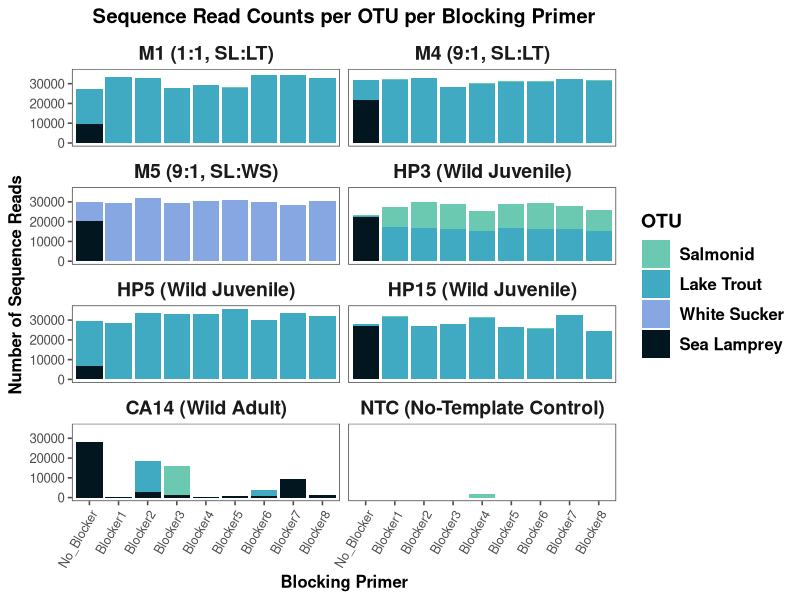
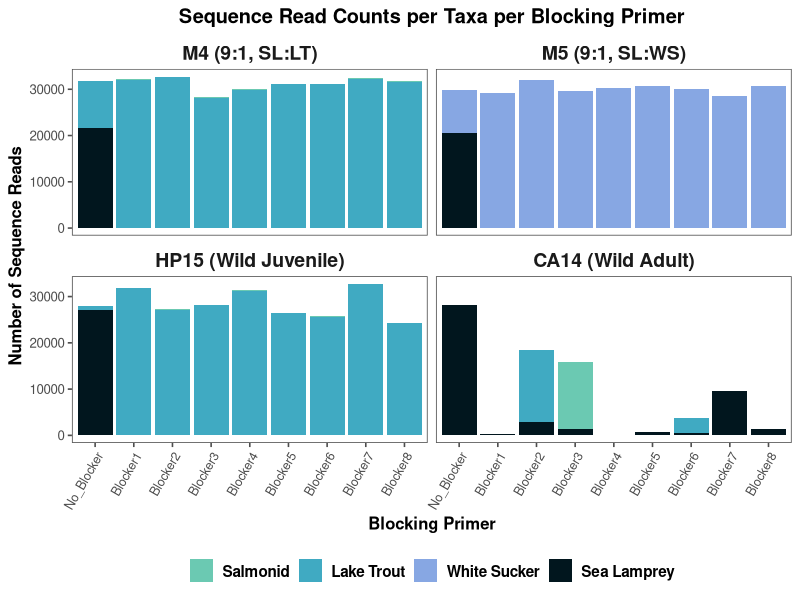

The R source for these figures, in order:
# Sequence Read Counts per Taxa per Blocking Primer
# Conor O'Kane

library(tidyverse)
library(readxl)
library(ggthemes)


options(scipen = 999)  # removing scientific notation

matrix <- read_excel("./12S_SL_BP_Micro.mothur.community.matrix.xls")



#-------------------------------------------------------------------------------
# Data Organization

# change name of first column to indicate the sample
colnames(matrix)[1] <- "Sample"
matrix$Sample <- gsub("\\.12S$", "", matrix$Sample) #simplify sample names

# lot of extra columns, only need first four species
# these are lake trout, white sucker, sea lamprey, and Salmonidae 
matrix1 <- matrix[,1:5]

# filter out 25 cycles
matrix1 <- matrix1 %>%
  filter(grepl("40_", Sample))

# which sample?
matrix1 <- matrix1 %>%
  mutate(sample = case_when(
    grepl("CA14", Sample) ~ "CA14",
    grepl("HP3", Sample) ~ "HP3",
    grepl("HP15", Sample) ~ "HP15",
    grepl("HP5", Sample) ~ "HP5",
    grepl("M1", Sample) ~ "M1",
    grepl("M4", Sample) ~ "M4",
    grepl("M5", Sample) ~ "M5",
    TRUE ~ "NTC" # default case
  ))

# specific Sample column
matrix1 <- matrix1 %>%
  mutate(specific_blocker = case_when(
    grepl("PMBlock_A_C3_H_", Sample) ~ "Blocker1",
    grepl("PMBlock_B_C3_H_", Sample) ~ "Blocker2",
    grepl("PMBlock_A_dT_H_", Sample) ~ "Blocker3",
    grepl("PMBlock_B_dT_H_", Sample) ~ "Blocker4",
    grepl("PMBlock_A_C3", Sample) ~ "Blocker5",
    grepl("PMBlock_B_C3", Sample) ~ "Blocker6",
    grepl("PMBlock_A_dT", Sample) ~ "Blocker7",
    grepl("PMBlock_B_dT", Sample) ~ "Blocker8",
    TRUE ~ "No_Blocker" # default case if none of the above conditions are met
  ))

# reorder to sort by blocker, and to start with no blocker
matrix1 <- matrix1[order(matrix1$specific_blocker), ]
matrix1 <- matrix1 %>%
  mutate(specific_blocker = factor(specific_blocker, levels = c(
    "No_Blocker", "Blocker1", "Blocker2", "Blocker3", "Blocker4",
    "Blocker5", "Blocker6", "Blocker7", "Blocker8"
  )))


# pivot longer to prepare for stacked bar chart
matrix1_long <- matrix1 %>%
  pivot_longer(cols = c(Salvelinus_namaycush, 
                        Catostomus_commersonii, 
                        Petromyzontidae_unclassified, 
                        Salmonidae_unclassified), 
               names_to = "Species", values_to = "Reads")

# add column to indicate sample names used 
matrix1_long <- matrix1_long %>%
  mutate(Digestive_Sample = case_when(
    grepl("CA14", Sample) ~ "CA14",
    grepl("HP3", Sample) ~ "HP3",
    grepl("HP15", Sample) ~ "HP15",
    grepl("HP5", Sample) ~ "HP5",
    grepl("M1", Sample) ~ "M1",
    grepl("M4", Sample) ~ "M4",
    grepl("M5", Sample) ~ "M5",
    TRUE ~ "NTC" # default case (non-template control)
  ))

matrix1_long$Species <- factor(matrix1_long$Species, levels=c("Salmonidae_unclassified",
                                                              "Salvelinus_namaycush",
                                                              "Catostomus_commersonii",
                                                              "Petromyzontidae_unclassified"))
# filter out homo sapiens and NTC samples
matrix1_long <- filter(matrix1_long, Species != "Homo_sapiens")
# matrix1_long <- filter(matrix1_long, !grepl("NTC", matrix1_long$Sample))




#-------------------------------------------------------------------------------
# Sequence reads per taxa per blocker plot

# adjust colors
custom_colors <- c("#6bc9b2", "#40aac2","#87a7e3","#01161e")

#change order of factor
matrix1_long$Digestive_Sample <- factor(matrix1_long$Digestive_Sample, levels = c("M1", "M4", "M5", "HP3", "HP5", "HP15", "CA14", "NTC"))

# change facet labels for clarity
levels(matrix1_long$Digestive_Sample) <- c("M1 (1:1, SL:LT)",
                                           "M4 (9:1, SL:LT)",
                                           "M5 (9:1, SL:WS)",
                                           "HP3 (Wild Juvenile)",
                                           "HP5 (Wild Juvenile)",
                                           "HP15 (Wild Juvenile)",
                                           "CA14 (Wild Adult)",
                                           "NTC (No-Template Control)")


#plot
matrix1_long_plot <- ggplot(matrix1_long, aes(x = specific_blocker, y = Reads, fill = Species)) +
  geom_col() +
  scale_fill_manual(values = custom_colors, 
                    labels = c("Salmonid",  "Lake Trout", "White Sucker", "Sea Lamprey"))+
  theme_few()+
  theme(axis.text.x = element_text(angle = 60, vjust = 1, hjust = 1, size = 15),
        plot.title = element_text(hjust = 0.5)) +
  ggtitle("Sequence Read Counts per OTU per Blocking Primer") +
  labs(x = "Blocking Primer", y = "Number of Sequence Reads", fill = "OTU") +
  facet_wrap(~ Digestive_Sample, ncol = 2)+  # toggle this on/off for wrapped/unwrapped plot
  theme(text = element_text(family = "Helvetica", face = "bold"),
        strip.text = element_text(size = 14),
        axis.text = element_text(family = "Helvetica", face = "plain"),
        axis.text.x = element_text(size = 9),
        legend.key.size = unit(1.5, "lines"),  
        legend.text = element_text(size = 12),  
        legend.title = element_text(size = 14, face = "bold"))

matrix1_long_plot

#-------------------------------------------------------------------------------
# Simplified plot for poster presentation

# only looking to plot M4, M5, HP15, and CA14
matrix1_simple <- matrix1_long %>%
  filter(Digestive_Sample %in% c("M4 (9:1, SL:LT)",
                                 "M5 (9:1, SL:WS)",
                                 "HP15 (Wild Juvenile)",
                                 "CA14 (Wild Adult)"))

#drop unused levels
matrix1_simple$Digestive_Sample <- droplevels(matrix1_simple$Digestive_Sample)

# change facet labels for clarity
levels(matrix1_simple$Digestive_Sample) <- c("M4 (9:1, SL:LT)",
                                             "M5 (9:1, SL:WS)",
                                             "HP15 (Wild Juvenile)",
                                             "CA14 (Wild Adult)")

# plot as before
matrix1_simple_plot <- ggplot(matrix1_simple, aes(x = specific_blocker, y = Reads, fill = Species)) +
  geom_col() +
  scale_fill_manual(values = custom_colors, 
                    labels = c("Salmonid",  "Lake Trout", "White Sucker", "Sea Lamprey"))+
  theme_few()+
  theme(axis.text.x = element_text(angle = 60, vjust = 1, hjust = 1, size = 15),
        plot.title = element_text(hjust = 0.5)) +
  ggtitle("Sequence Read Counts per Taxa per Blocking Primer") +
  labs(x = "Blocking Primer", y = "Number of Sequence Reads") +
  facet_wrap(~ Digestive_Sample, ncol = 2)+  # toggle this on/off for wrapped/unwrapped plot
  theme(text = element_text(family = "Helvetica", face = "bold"),
        strip.text = element_text(size = 14),
        axis.text = element_text(family = "Helvetica", face = "plain"),
        axis.text.x = element_text(size = 9),
        legend.key.size = unit(1.25, "lines"),  
        legend.text = element_text(size = 11),  
        #legend.title = element_text(size = 14, face = "bold"),
        legend.title = element_blank(),
        legend.position = "bottom"  
  ) +
  guides(fill = guide_legend(nrow = 1, byrow = TRUE))

matrix1_simple_plot



#-------------------------------------------------------------------------------
# Statistical comparisons

head(matrix1_long)

# average sea lamprey reads in mock communities with blocking primer
lamprey_blocker_reads <- matrix1_long %>%
  filter(Species == "Petromyzontidae_unclassified") %>%
  filter(specific_blocker != "No_Blocker") %>%
  filter(sample %in% c("M1", "M4", "M5"))

round(mean(lamprey_blocker_reads$Reads), digits = 2) # 1.03
round(sd(lamprey_blocker_reads$Reads), digits = 2) # 1.38





# looking at CA14 specifically
ca14 <- matrix1_long %>% 
  filter(sample == "CA14") %>%
  filter(specific_blocker == "Blocker2" | specific_blocker == "Blocker6")

blocker6_ratio <- 3063 / (3063 + 617) # lake trout proportion of total
blocker2_ratio <- 15563 / (15563 + 2819) # lake trout porportion of total


# comparison of sea lamprey blocked vs unblocked read counts

# set up data frame
read_count_comparisons <- matrix1 %>%
  filter(specific_blocker == "No_Blocker") %>%
  select(sample, Petromyzontidae_unclassified) %>%
  rename(unblocked = Petromyzontidae_unclassified)

# get blocker names
blockers <- unique(matrix1$specific_blocker)
blockers <- blockers[blockers != "No_Blocker"]

# create list to store data
blocker_list <- list()

# loop through and set read counts to blockers
for (i in 1:length(blockers)) {
  blocker_name <- paste0("blocker", i)
  blocker_df <- matrix1 %>%
    filter(specific_blocker == blockers[i]) %>%
    select(sample, Petromyzontidae_unclassified) %>%
    rename(!!blocker_name := Petromyzontidae_unclassified)
  blocker_list[[i]] <- blocker_df
}

# reduce list by sample name
all_data <- reduce(blocker_list, full_join, by = "sample")

# combine data to comparison df
final_read_count_comparisons <- full_join(read_count_comparisons, all_data, by = "sample")
final_read_count_comparisons <- filter(final_read_count_comparisons, sample != "NTC") # remove NTC row

write_csv(final_read_count_comparisons, file = "average_sealamprey_reads_per_sample.csv")


# statistical analysis
# extract column names for blockers
blocker_columns <- names(final_read_count_comparisons)[grepl("^blocker", names(final_read_count_comparisons))]

# length for bonferonni correction
num_tests <- length(blocker_columns)

# perform t test on each column
t_test_results <- lapply(blocker_columns, function(blocker) {
  t_test <- t.test(final_read_count_comparisons$unblocked, final_read_count_comparisons[[blocker]], paired = TRUE, na.rm = TRUE)
  data.frame(
    blocker = blocker,
    p_value = t_test$p.value,
    t_value = t_test$statistic,
    mean_unblocked = mean(final_read_count_comparisons$unblocked, na.rm = TRUE),
    mean_blocker = mean(final_read_count_comparisons[[blocker]], na.rm = TRUE),
    stdev_unblocked = sd(final_read_count_comparisons$unblocked, na.rm = TRUE),  
    stdev_blocker = sd(final_read_count_comparisons[[blocker]], na.rm = TRUE)
  )
})

t_test_results_df <- do.call(rbind, t_test_results)

# add in a sequential bonferonni correction to account for multiple tests
t_test_results_df <- t_test_results_df[order(t_test_results_df$p_value), ]
# sequential correction
t_test_results_df$p_value_corrected <- t_test_results_df$p_value * (num_tests:1)  

t_test_results_df <- t_test_results_df[,c(1,4:7,2,3)]
write_csv(t_test_results_df, file = "t test results sea lamprey.csv")


t_test_results_df



# comparison of lake trout blocked vs unblocked read counts
read_count_comparisons_lt <- matrix1 %>%
  filter(specific_blocker == "No_Blocker") %>%
  select(sample, Salvelinus_namaycush) %>%
  rename(unblocked = Salvelinus_namaycush)

# reset blocker list
blocker_list_lt <- list()

# loop through each blocker to assign read counts to blockers
for (i in 1:length(blockers)) {
  blocker_name <- paste0("blocker", i)
  blocker_df_lt <- matrix1 %>%
    filter(specific_blocker == blockers[i]) %>%
    select(sample, Salvelinus_namaycush) %>%
    rename(!!blocker_name := Salvelinus_namaycush)
  blocker_list_lt[[i]] <- blocker_df_lt
}

#combine
all_data_lt <- reduce(blocker_list_lt, full_join, by = "sample")

# combine data to comparison df
final_read_count_comparisons_lt <- full_join(read_count_comparisons_lt, all_data_lt, by = "sample")
final_read_count_comparisons_lt <- filter(final_read_count_comparisons_lt, 
                                          sample != "NTC" & sample != "M5" & sample != "CA14") # M5 is white sucker and CA14 is an outlier

write_csv(final_read_count_comparisons_lt, file = "average_laketrout_reads_per_sample.csv")

# statistical analysis

# extract column names for blockers
blocker_columns_lt <- names(final_read_count_comparisons_lt)[grepl("^blocker", names(final_read_count_comparisons_lt))]

# perform t test on each column
t_test_results_lt <- lapply(blocker_columns_lt, function(blocker) {
  t_test <- t.test(final_read_count_comparisons_lt$unblocked, final_read_count_comparisons_lt[[blocker]], paired = TRUE, na.rm = TRUE)
  data.frame(
    blocker = blocker,
    p_value = t_test$p.value,
    t_value = t_test$statistic,
    mean_unblocked = mean(final_read_count_comparisons_lt$unblocked, na.rm = TRUE),
    mean_blocker = mean(final_read_count_comparisons_lt[[blocker]], na.rm = TRUE),
    stdev_unblocked = sd(final_read_count_comparisons_lt$unblocked, na.rm = TRUE),  
    stdev_blocker = sd(final_read_count_comparisons_lt[[blocker]], na.rm = TRUE)
  )
})


t_test_results_lt_df <- do.call(rbind, t_test_results_lt)

# add in a sequential bonferonni correction to account for multiple tests
num_tests_lt <- nrow(t_test_results_lt_df)
t_test_results_lt_df <- t_test_results_lt_df[order(t_test_results_lt_df$p_value), ]
#sequential correction
t_test_results_lt_df$p_value_corrected <- t_test_results_lt_df$p_value * (num_tests:1)  


t_test_results_lt_df <- t_test_results_lt_df[,c(1:2,8,3:7)]
t_test_results_lt_df
write_csv(t_test_results_lt_df, file = "t test results lake trout.csv")

print(t_test_results_df[5], row.names =FALSE)




# Check change in read counts across blocking primers and species
# This groups and summarizes the average delta in read count for all species
# across all samples when a blocking primer was included vs without a blocker

no_blocker_data <- matrix1_long %>%
  filter(specific_blocker == "No_Blocker") %>%
  select(sample, Species, Reads, Digestive_Sample) %>%
  rename(No_Blocker_Reads = Reads)

df_with_no_blocker <- matrix1_long %>%
  left_join(no_blocker_data, by = c("sample", "Species", "Digestive_Sample"))

df_with_percent_decrease <- df_with_no_blocker %>%
  mutate(Read_Count_Delta = ifelse(No_Blocker_Reads > 0, 
                                   100 * (Reads - No_Blocker_Reads) / No_Blocker_Reads, 
                                   NA))

summary_df <- df_with_percent_decrease %>%
  filter(specific_blocker != "No_Blocker") %>%  
  group_by(Digestive_Sample, Species) %>%
  summarise(Average_Read_Delta = mean(Read_Count_Delta, na.rm = TRUE))

print(summary_df)

